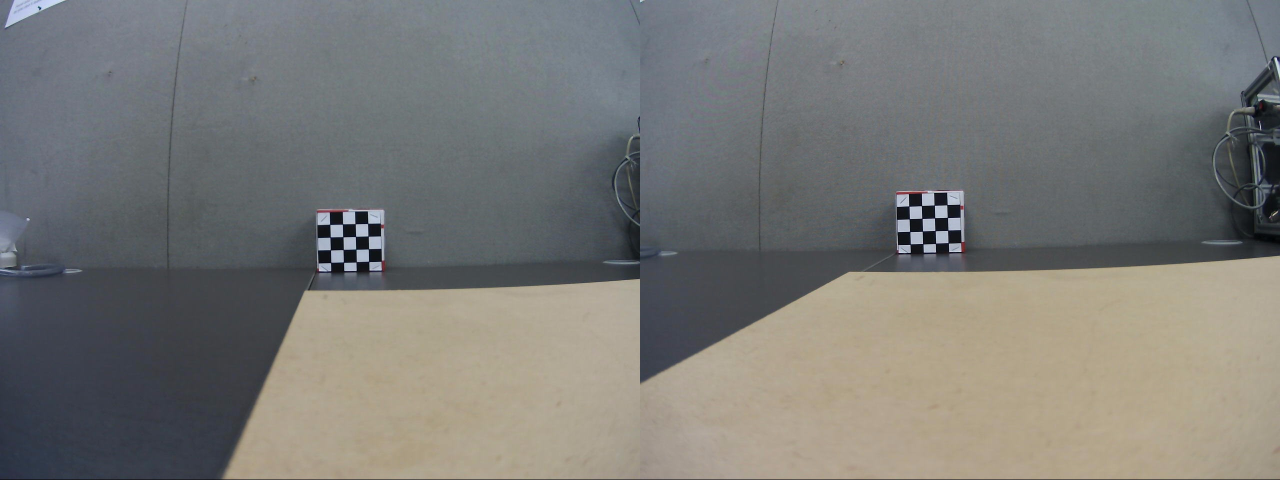
//> input picture StereoCameraWork/images/A.jpg, 2560 x 960 px (shown at 1/2 size)
$ ./main   (built with g++ and OpenCV 4)
//> lines starting //> are read from the running program, lines starting //| are printed output that depends on the picture
### StereoCameraWork/undistortor.h
#pragma once

#include <iostream>

#include <opencv2\opencv.hpp>

namespace un {

	class undistortor
	{
	private:

		cv::Mat camera_matrix, distortion_coefficients;
		cv::Mat map_1, map_2;

	public:
		undistortor(char c);
		~undistortor();

		const bool fix(const cv::Mat &in1, cv::Mat *out1);
	};

}

### StereoCameraWork/undistortor.cpp
#include "undistortor.h"


un::undistortor::undistortor(char c)
{
	std::string setting_file;
	if (c == 'L') {
		setting_file = "LeftData.xml";
	}
	else if (c == 'R') {
		setting_file = "RightData.xml";
	}

	cv::FileStorage fs;
	fs.open(setting_file, cv::FileStorage::READ);
	if (!fs.isOpened()) {
		std::cout << "Could not open file." << std::endl;
	}

	fs["camera_matrix"] >> camera_matrix;
	fs["distortion_coefficients"] >> distortion_coefficients;

	fs.release();

	cv::initUndistortRectifyMap(camera_matrix, distortion_coefficients, cv::Mat(), camera_matrix, cv::Size(1280, 960), CV_32FC1, map_1, map_2);

}


un::undistortor::~undistortor()
{
}


// [7 lines left out: function fix, not called in this run]

### StereoCameraWork/main.cpp
#include <opencv2\opencv.hpp>
#include <cmath>
#include "undistortor.h"

cv::RNG rng(cv::getTickCount());

int main() {
	cv::Mat A, A_Left, A_Right;
	cv::Mat B, B_Left, B_Right;
	cv::Mat A_Disp_16S, A_Disp_8U;
	cv::Mat B_Disp_16S, B_Disp_8U;

	A = cv::imread("images/A.jpg", CV_LOAD_IMAGE_COLOR);
//> A is the input picture: 960 rows x 2560 cols, CV_8UC3; mean B, G, R 118.3, 121.1, 121.1
	B = cv::imread("images/B.jpg", CV_LOAD_IMAGE_COLOR);
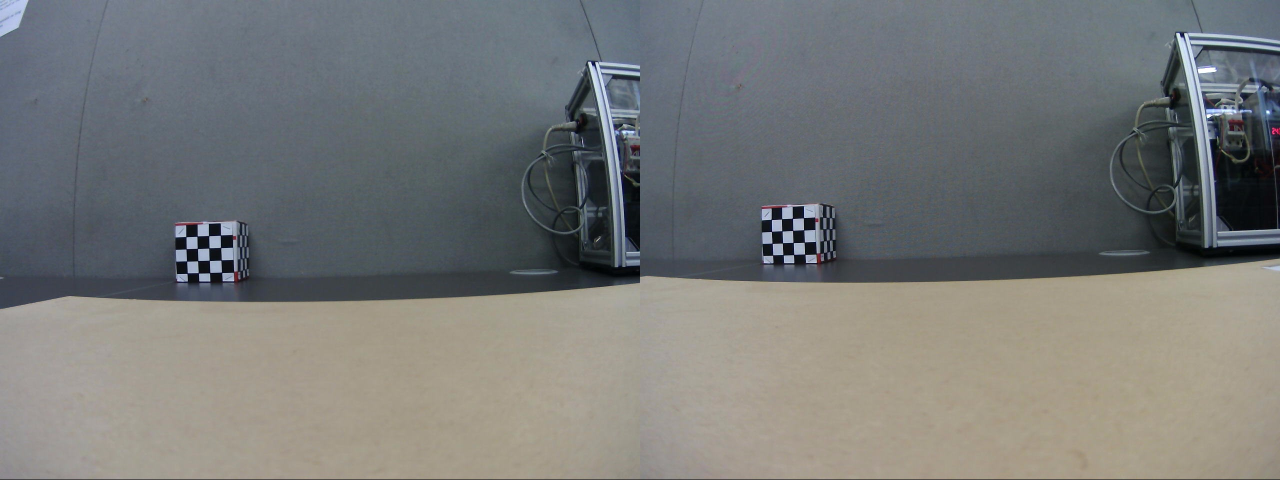
//> input picture StereoCameraWork/images/B.jpg, 2560 x 960 px (shown at 1/2 size)
//> B is the input picture: 960 rows x 2560 cols, CV_8UC3; mean B, G, R 119.7, 120.7, 119

	std::cout << "Images Opened" << std::endl;

	A_Left = A(cv::Range::all(), cv::Range(0, A.cols / 2)).clone();
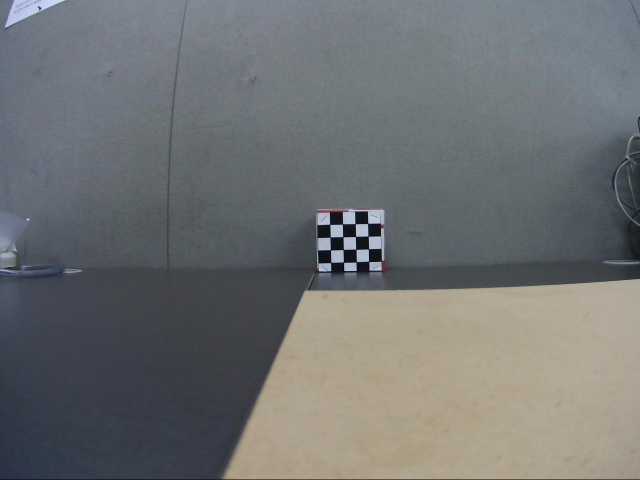
//> A_Left: 960 rows x 1280 cols, CV_8UC3 (shown at 1/2 size); mean B, G, R 114.3, 113.7, 111.6
	A_Right = A(cv::Range::all(), cv::Range(A.cols / 2, A.cols)).clone();
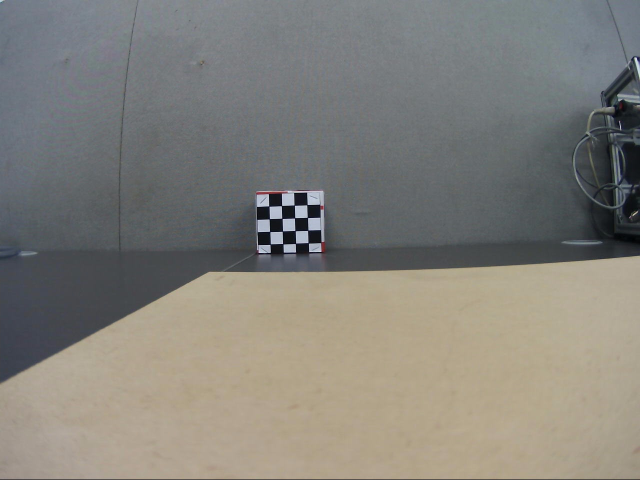
//> A_Right: 960 rows x 1280 cols, CV_8UC3 (shown at 1/2 size); mean B, G, R 122.4, 128.6, 130.6

	B_Left = B(cv::Range::all(), cv::Range(0, B.cols / 2)).clone();
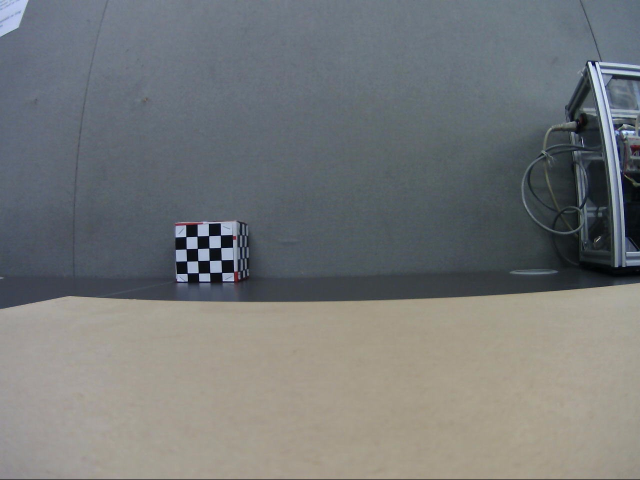
//> B_Left: 960 rows x 1280 cols, CV_8UC3 (shown at 1/2 size); mean B, G, R 120.3, 119.6, 116.7
	B_Right = B(cv::Range::all(), cv::Range(B.cols / 2, B.cols)).clone();
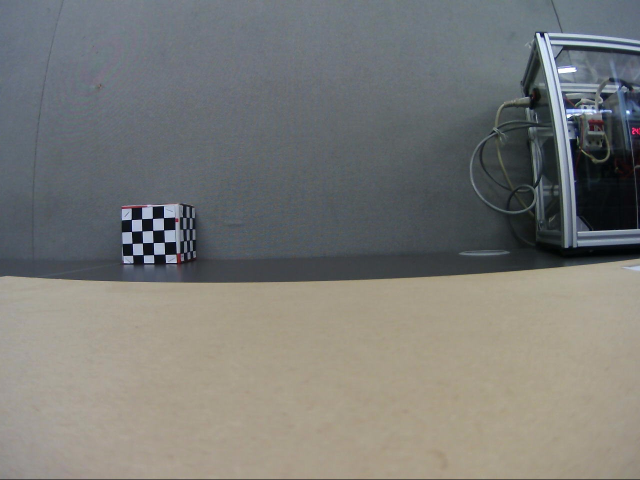
//> B_Right: 960 rows x 1280 cols, CV_8UC3 (shown at 1/2 size); mean B, G, R 119, 121.9, 121.3

	cv::imwrite("output/Split/A_Left.jpg", A_Left);
	cv::imwrite("output/Split/A_Right.jpg", A_Right);

	cv::imwrite("output/Split/B_Left.jpg", B_Left);
	cv::imwrite("output/Split/B_Right.jpg", B_Right);

	std::cout << "Images Split" << std::endl;

	un::undistortor leftD('L');
//> (the run ends here: the program crashes, at `cv::initUndistortRectifyMap(camera_matrix, distortion_coefficients, cv..`)
